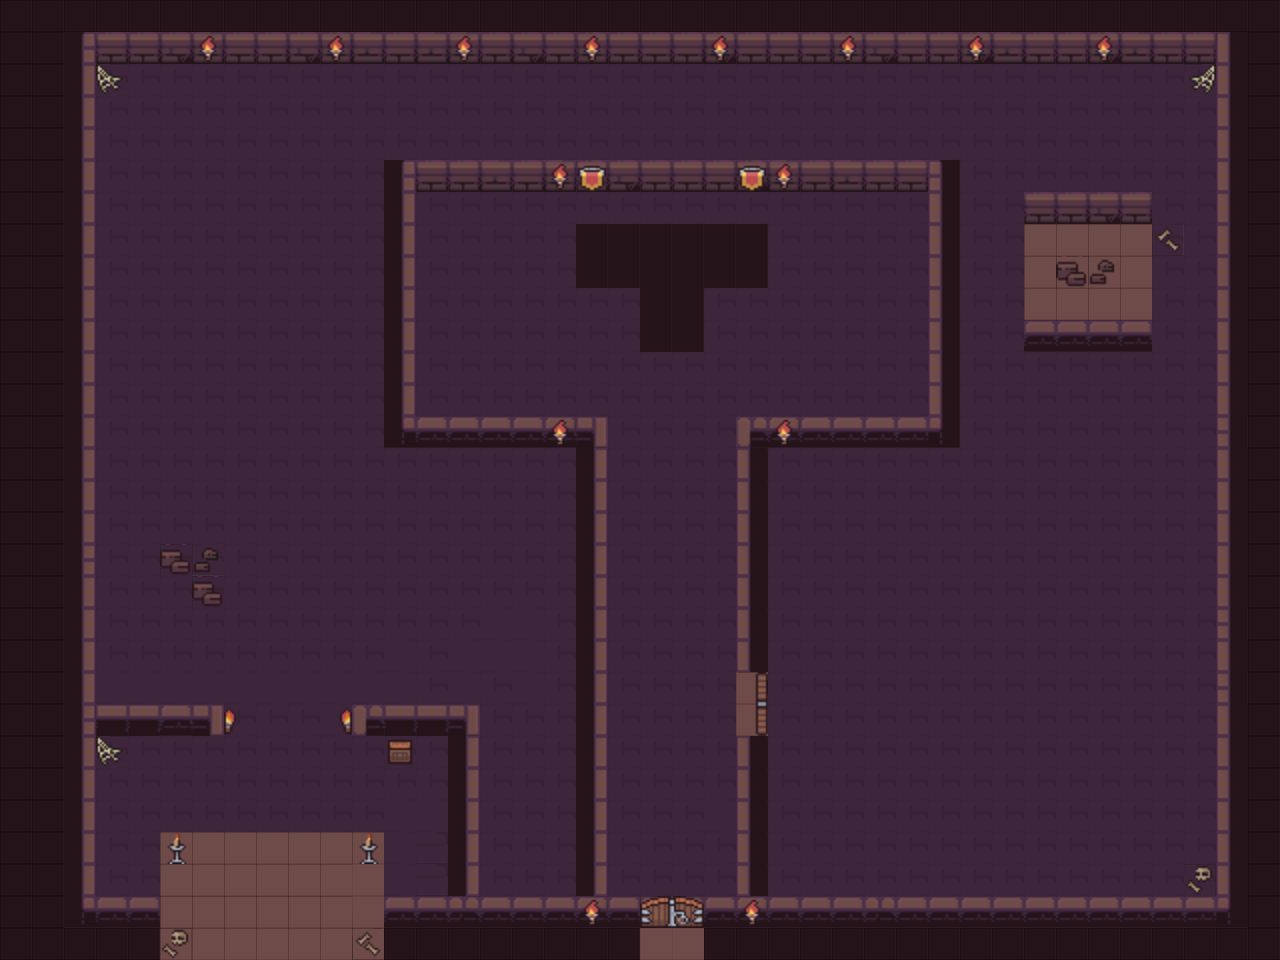

Below is a game level as drawn by its tile map, then a one-line description and the .tmx that defines it (tile-layer data replaced by summaries):
An orthogonal 40x30 tile map with 32x32 px tiles, 4 tile layers (Background, Floor, Walls, Objects) and 13 objects (EntryWallLeft, EntryWallRight1, EntryWallRight2, TopWallChamber, ChamberWallBottomLeft, ...).

<map version="1.5" tiledversion="1.6.0" orientation="orthogonal" renderorder="right-down" width="40" height="30" tilewidth="32" tileheight="32" infinite="0" nextlayerid="6" nextobjectid="24">
 <tileset firstgid="1" source="tileset.tsx" />
 <layer id="1" name="Background" width="40" height="30">
  <data>[1200 cells, 1191 non-empty, 4 distinct tile ids]</data>
 </layer>
 <layer id="4" name="Floor" width="40" height="30">
  <data>[1200 cells, 914 non-empty, 13 distinct tile ids]</data>
 </layer>
 <layer id="3" name="Walls" width="40" height="30">
  <data>[1200 cells, 233 non-empty, 25 distinct tile ids]</data>
 </layer>
 <layer id="5" name="Objects" width="40" height="30">
  <data>[1200 cells, 82 non-empty, 18 distinct tile ids]</data>
 </layer>
 <objectgroup id="2" name="Collision" offsetx="4" offsety="5">
  <object id="5" name="EntryWallLeft" x="96" y="703" width="132" height="32" />
  <object id="6" name="EntryWallRight1" x="348" y="703" width="126" height="28" />
  <object id="8" name="EntryWallRight2" x="450" y="737" width="30" height="156" />
  <object id="9" name="TopWallChamber" x="382" y="153" width="573.333" height="32" />
  <object id="12" name="ChamberWallBottomLeft" x="378.667" y="409.667" width="222.667" height="29.3333" />
  <object id="13" name="ChamberWallBottomRight" x="732.666" y="412.333" width="222.667" height="29.3333" />
  <object id="14" name="ChamberWallLeft" x="380" y="189.667" width="33.3333" height="214.667" />
  <object id="16" name="ChamberWallRight" x="916.667" y="190.333" width="33.3333" height="214.667" />
  <object id="18" name="CorridorWallLeft" x="573.333" y="447" width="29.3333" height="444" />
  <object id="19" name="CorridorWallRight2" x="730.667" y="447.667" width="29.3333" height="218.667" />
  <object id="20" name="CorridorWallRight1" x="730.667" y="737" width="29.3333" height="156" />
  <object id="21" name="ObstacleOne" x="1020" y="184.333" width="129.333" height="30.6667" />
  <object id="22" name="ObstacleTwo" x="1016.67" y="315.667" width="129.333" height="30.6667" />
 </objectgroup>
</map>